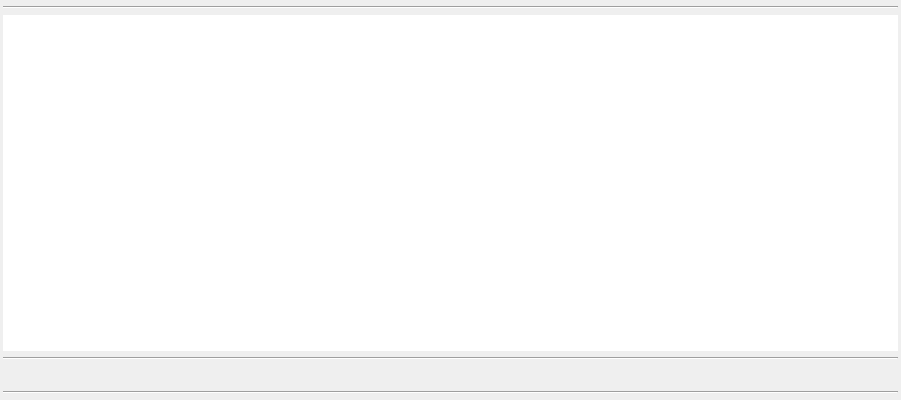
<?xml version="1.0" encoding="UTF-8"?>
<ui version="4.0">
 <class>c2bCiterWidget</class>
 <widget class="QWidget" name="c2bCiterWidget">
  <property name="geometry">
   <rect>
    <x>0</x>
    <y>0</y>
    <width>901</width>
    <height>400</height>
   </rect>
  </property>
  <property name="windowTitle">
   <string>c2bCiter - cb2Bib</string>
  </property>
  <layout class="QGridLayout" name="gridLayout">
   <property name="leftMargin">
    <number>3</number>
   </property>
   <property name="topMargin">
    <number>6</number>
   </property>
   <property name="rightMargin">
    <number>3</number>
   </property>
   <property name="bottomMargin">
    <number>6</number>
   </property>
   <item row="0" column="0">
    <widget class="Line" name="line1">
     <property name="orientation">
      <enum>Qt::Horizontal</enum>
     </property>
    </widget>
   </item>
   <item row="1" column="0">
    <widget class="c2bCiterView" name="citationsView">
     <property name="frameShape">
      <enum>QFrame::NoFrame</enum>
     </property>
     <property name="frameShadow">
      <enum>QFrame::Plain</enum>
     </property>
     <property name="showDropIndicator" stdset="0">
      <bool>false</bool>
     </property>
     <property name="selectionMode">
      <enum>QAbstractItemView::SingleSelection</enum>
     </property>
     <property name="selectionBehavior">
      <enum>QAbstractItemView::SelectRows</enum>
     </property>
     <property name="showGrid">
      <bool>false</bool>
     </property>
     <property name="gridStyle">
      <enum>Qt::NoPen</enum>
     </property>
     <property name="wordWrap">
      <bool>false</bool>
     </property>
     <property name="cornerButtonEnabled">
      <bool>false</bool>
     </property>
    </widget>
   </item>
   <item row="2" column="0">
    <widget class="Line" name="line2">
     <property name="orientation">
      <enum>Qt::Horizontal</enum>
     </property>
    </widget>
   </item>
   <item row="3" column="0">
    <layout class="QHBoxLayout" name="horizontalLayout">
     <property name="rightMargin">
      <number>7</number>
     </property>
     <item>
      <widget class="QStatusBar" name="statusBar">
       <property name="sizePolicy">
        <sizepolicy hsizetype="Expanding" vsizetype="Preferred">
         <horstretch>0</horstretch>
         <verstretch>0</verstretch>
        </sizepolicy>
       </property>
       <property name="sizeGripEnabled">
        <bool>false</bool>
       </property>
      </widget>
     </item>
     <item>
      <widget class="QLabel" name="filterIcon">
       <property name="text">
        <string/>
       </property>
       <property name="pixmap">
        <pixmap resource="cb2bib.qrc">:/icons/icons/filter.png</pixmap>
       </property>
      </widget>
     </item>
     <item>
      <widget class="QLabel" name="clipboardIcon">
       <property name="text">
        <string/>
       </property>
       <property name="pixmap">
        <pixmap resource="cb2bib.qrc">:/icons/icons/clipboard.png</pixmap>
       </property>
      </widget>
     </item>
    </layout>
   </item>
   <item row="4" column="0">
    <widget class="Line" name="line3">
     <property name="orientation">
      <enum>Qt::Horizontal</enum>
     </property>
    </widget>
   </item>
  </layout>
 </widget>
 <customwidgets>
  <customwidget>
   <class>c2bCiterView</class>
   <extends>QTableView</extends>
   <header>c2bCiterView.h</header>
  </customwidget>
 </customwidgets>
 <resources>
  <include location="cb2bib.qrc"/>
 </resources>
 <connections/>
</ui>
